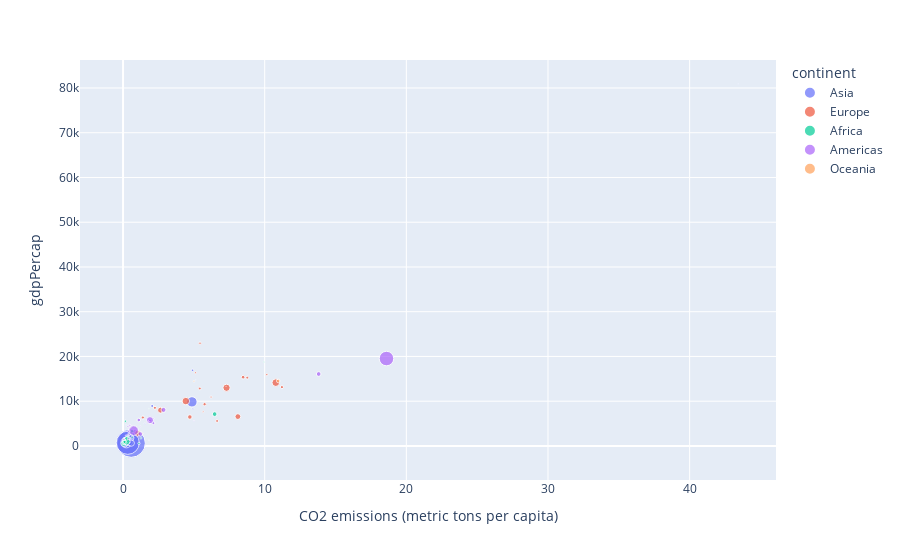

Here is the notebook cell this chart was saved with:
### Code cell
new_filtered_data = df[df["Year"] == 1967]

import plotly.express as px

fig = px.scatter(new_filtered_data, x='CO2 emissions (metric tons per capita)', y="gdpPercap", color="continent",
                 size='pop', hover_data=['Country Name'])
fig.show()

### Figure 1 — Plotly figure (JSON) as saved in the notebook; plotly's stock layout.template omitted (floating-point values rounded to 4 significant figures)
{"data": [{"customdata": [["Afghanistan"], ["Bahrain"], ["Cambodia"], ["China"], ["India"], ["Indonesia"], ["Iraq"], ["Israel"], ["Japan"], ["Jordan"], ["Kuwait"], ["Lebanon"], ["Mongolia"], ["Myanmar"], ["Nepal"], ["Oman"], ["Pakistan"], ["Philippines"], ["Saudi Arabia"], ["Singapore"], ["Sri Lanka"], ["Thailand"], ["Vietnam"]], "hovertemplate": "continent=Asia<br>CO2 emissions (metric tons per capita)=%{x}<br>gdpPercap=%{y}<br>pop=%{marker.size}<br>Country Name=%{customdata[0]}<extra></extra>", "legendgroup": "Asia", "marker": {"color": "#636efa", "size": [11537966, 202182, 6960067, 754550000, 506000000, 109343000, 8519282, 2693585, 100825279, 1255058, 575003, 2186894, 1149500, 25870271, 11261690, 714775, 60641899, 35356600, 5618198, 1977600, 11737396, 34024249, 39463910], "sizemode": "area", "sizeref": 1886375, "symbol": "circle"}, "mode": "markers", "name": "Asia", "orientation": "v", "showlegend": true, "type": "scatter", "x": [0.1238, 5.121, 0.06244, 0.5742, 0.3318, 0.2319, 2.056, 4.933, 4.864, 1.072, 43.43, 1.642, 1.835, 0.1435, 0.01881, 0.2055, 0.4025, 0.5554, 4.909, 1.546, 0.2519, 0.3602, 0.5749], "xaxis": "x", "y": [836.2, 14800.0, 523.4, 612.7, 700.8, 762.4, 8931.0, 8394.0, 9848.0, 2742.0, 80890.0, 6007.0, 1226.0, 349, 676.4, 4721.0, 942.4, 1814.0, 16900.0, 4977.0, 1136.0, 1295.0, 637.1], "yaxis": "y"}, {"customdata": [["Albania"], ["Austria"], ["Belgium"], ["Bulgaria"], ["Denmark"], ["Finland"], ["France"], ["Greece"], ["Hungary"], ["Iceland"], ["Ireland"], ["Italy"], ["Netherlands"], ["Norway"], ["Poland"], ["Portugal"], ["Romania"], ["Spain"], ["Sweden"], ["Switzerland"], ["Turkey"], ["United Kingdom"]], "hovertemplate": "continent=Europe<br>CO2 emissions (metric tons per capita)=%{x}<br>gdpPercap=%{y}<br>pop=%{marker.size}<br>Country Name=%{customdata[0]}<extra></extra>", "legendgroup": "Europe", "marker": {"color": "#EF553B", "size": [1984060, 7376998, 9556500, 8310226, 4838800, 4605744, 49569000, 8716441, 10223422, 198676, 2900100, 52667100, 12596822, 3786019, 31785378, 9103000, 19284814, 32850275, 7867931, 6063000, 33411317, 54959000], "sizemode": "area", "sizeref": 1886375, "symbol": "circle"}, "mode": "markers", "name": "Europe", "orientation": "v", "showlegend": true, "type": "scatter", "x": [1.364, 5.418, 11.22, 6.638, 10.15, 6.213, 7.306, 2.249, 5.758, 7.269, 5.655, 4.431, 8.476, 5.107, 8.106, 1.398, 4.716, 2.647, 8.77, 5.435, 1.033, 10.78], "xaxis": "x", "y": [2760.0, 12830.0, 13150.0, 5577.0, 15940.0, 10920.0, 13000.0, 8513.0, 9327.0, 13320.0, 7656.0, 10020.0, 15360.0, 16360.0, 6557.0, 6362.0, 6471.0, 7994.0, 15260.0, 22970.0, 2826.0, 14140.0], "yaxis": "y"}, {"customdata": [["Algeria"], ["Angola"], ["Benin"], ["Burkina Faso"], ["Burundi"], ["Cameroon"], ["Central African Republic"], ["Chad"], ["Comoros"], ["Cote d'Ivoire"], ["Djibouti"], ["Equatorial Guinea"], ["Ethiopia"], ["Gabon"], ["Ghana"], ["Guinea"], ["Guinea-Bissau"], ["Kenya"], ["Liberia"], ["Libya"], ["Madagascar"], ["Malawi"], ["Mali"], ["Mauritania"], ["Mauritius"], ["Morocco"], ["Mozambique"], ["Niger"], ["Nigeria"], ["Rwanda"], ["Sao Tome and Principe"], ["Senegal"], ["Sierra Leone"], ["Somalia"], ["South Africa"], ["Sudan"], ["Swaziland"], ["Tanzania"], ["Togo"], ["Tunisia"], ["Uganda"], ["Zambia"], ["Zimbabwe"]], "hovertemplate": "continent=Africa<br>CO2 emissions (metric tons per capita)=%{x}<br>gdpPercap=%{y}<br>pop=%{marker.size}<br>Country Name=%{customdata[0]}<extra></extra>", "legendgroup": "Africa", "marker": {"color": "#00cc96", "size": [12760499, 5247469, 2427334, 5127935, 3330989, 6335506, 1733638, 3495967, 217378, 4744870, 127617, 259864, 27860297, 489004, 8490213, 3451418, 601287, 10191512, 1279406, 1759224, 6334556, 4147252, 5212416, 1230542, 789309, 14770296, 8680909, 4534062, 47287752, 3451079, 70787, 3965841, 2662190, 3428839, 20997321, 12716129, 420690, 12607312, 1735550, 4786986, 8900294, 3900000, 4995432], "sizemode": "area", "sizeref": 1886375, "symbol": "circle"}, "mode": "markers", "name": "Africa", "orientation": "v", "showlegend": true, "type": "scatter", "x": [0.6321, 0.1667, 0.05232, 0.01922, 0.01474, 0.07298, 0.05334, 0.03415, 0.08566, 0.3243, 0.6698, 0.09088, 0.04088, 1.827, 0.1857, 0.1805, 0.07074, 0.2661, 0.4657, 9.941, 0.1389, 0.08604, 0.0392, 0.1882, 0.6362, 0.3616, 0.2162, 0.03185, 0.2447, 0.0118, 0.1621, 0.1813, 0.1054, 0.07045, 6.466, 0.2508, 0.5525, 0.1419, 0.1067, 0.6389, 0.09445, 1.264, 1.123], "xaxis": "x", "y": [3247.0, 5523.0, 1036.0, 794.8, 413.0, 1508.0, 1136.0, 1197.0, 1876.0, 2052.0, 3020.0, 915.6, 516.1, 8359.0, 1126.0, 708.8, 715.6, 1057.0, 713.6, 18770.0, 1634.0, 495.5, 545.0, 1421.0, 2475.0, 1711.0, 566.7, 1054.0, 1015.0, 511.0, 1385.0, 1612.0, 1206.0, 1285.0, 7114.0, 1688.0, 2613.0, 848.2, 1478.0, 1932.0, 908.9, 1777.0, 569.8], "yaxis": "y"}, {"customdata": [["Argentina"], ["Bolivia"], ["Brazil"], ["Canada"], ["Chile"], ["Colombia"], ["Costa Rica"], ["Cuba"], ["Dominican Republic"], ["Ecuador"], ["El Salvador"], ["Guatemala"], ["Haiti"], ["Honduras"], ["Jamaica"], ["Mexico"], ["Nicaragua"], ["Panama"], ["Paraguay"], ["Peru"], ["Trinidad and Tobago"], ["United States"], ["Uruguay"]], "hovertemplate": "continent=Americas<br>CO2 emissions (metric tons per capita)=%{x}<br>gdpPercap=%{y}<br>pop=%{marker.size}<br>Country Name=%{customdata[0]}<extra></extra>", "legendgroup": "Americas", "marker": {"color": "#ab63fa", "size": [22934225, 4040665, 88049823, 20819767, 8858908, 19764027, 1588717, 8139332, 4049146, 5432424, 3232927, 4690773, 4318137, 2500689, 1861096, 47995559, 1865490, 1405486, 2287985, 12132200, 960155, 198712000, 2748579], "sizemode": "area", "sizeref": 1886375, "symbol": "circle"}, "mode": "markers", "name": "Americas", "orientation": "v", "showlegend": true, "type": "scatter", "x": [2.858, 0.4466, 0.745, 13.81, 2.141, 1.217, 0.5171, 1.906, 0.3805, 0.4658, 0.3425, 0.3973, 0.05857, 0.3525, 2.145, 1.9, 0.494, 1.218, 0.213, 1.112, 5.01, 18.6, 1.776], "xaxis": "x", "y": [8053.0, 2587.0, 3430.0, 16080.0, 5107.0, 2679.0, 4162.0, 5690.0, 1654.0, 4579.0, 4359.0, 3243.0, 1452.0, 2538.0, 6125.0, 5755.0, 4643.0, 4421.0, 2299.0, 5788.0, 5621.0, 19530.0, 5445.0], "yaxis": "y"}, {"customdata": [["Australia"], ["New Zealand"]], "hovertemplate": "continent=Oceania<br>CO2 emissions (metric tons per capita)=%{x}<br>gdpPercap=%{y}<br>pop=%{marker.size}<br>Country Name=%{customdata[0]}<extra></extra>", "legendgroup": "Oceania", "marker": {"color": "#FFA15A", "size": [11872264, 2728150], "sizemode": "area", "sizeref": 1886375, "symbol": "circle"}, "mode": "markers", "name": "Oceania", "orientation": "v", "showlegend": true, "type": "scatter", "x": [10.96, 5.008], "xaxis": "x", "y": [14530.0, 14460.0], "yaxis": "y"}], "layout": {"legend": {"itemsizing": "constant", "title": {"text": "continent"}, "tracegroupgap": 0}, "margin": {"t": 60}, "xaxis": {"anchor": "y", "domain": [0, 1], "title": {"text": "CO2 emissions (metric tons per capita)"}}, "yaxis": {"anchor": "x", "domain": [0, 1], "title": {"text": "gdpPercap"}}}}
